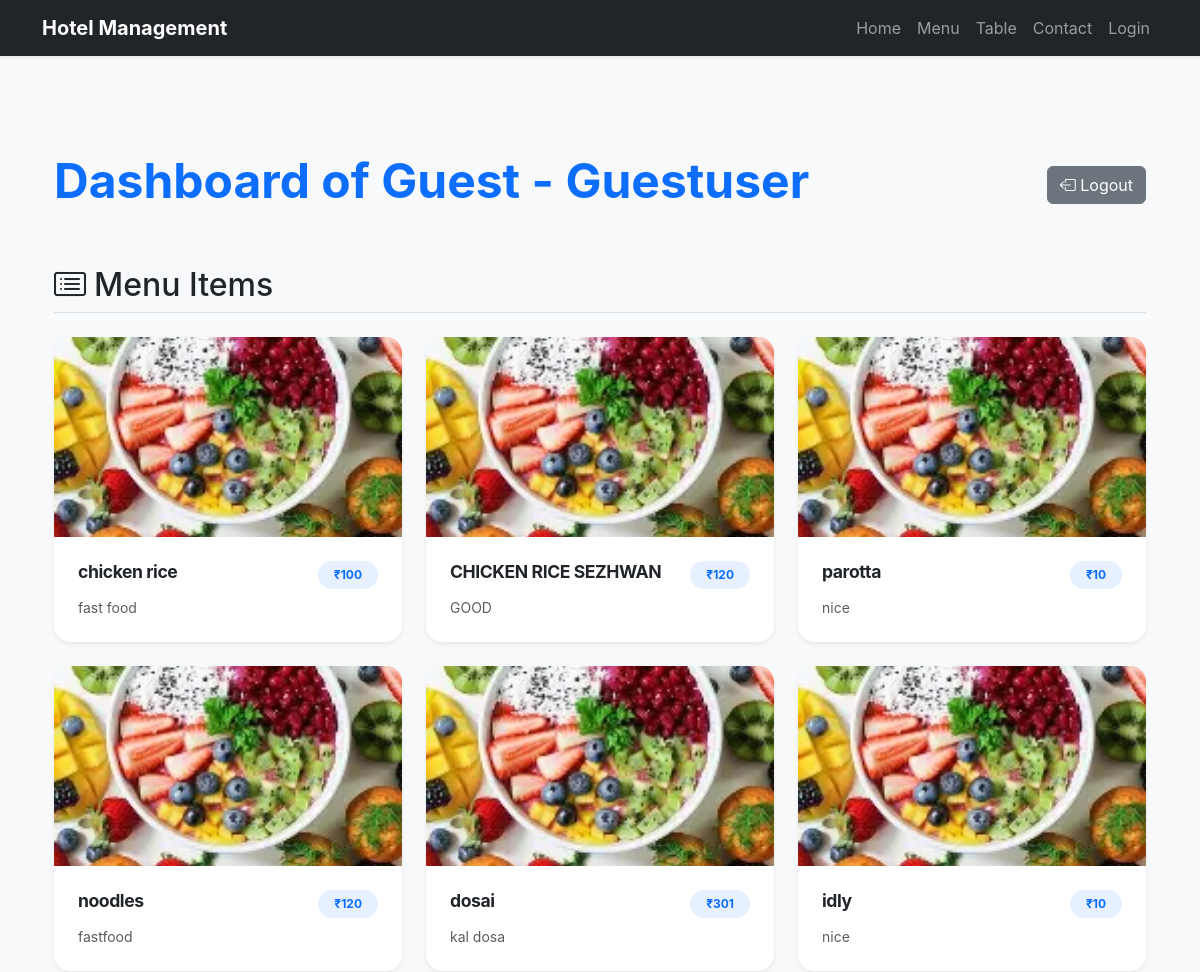
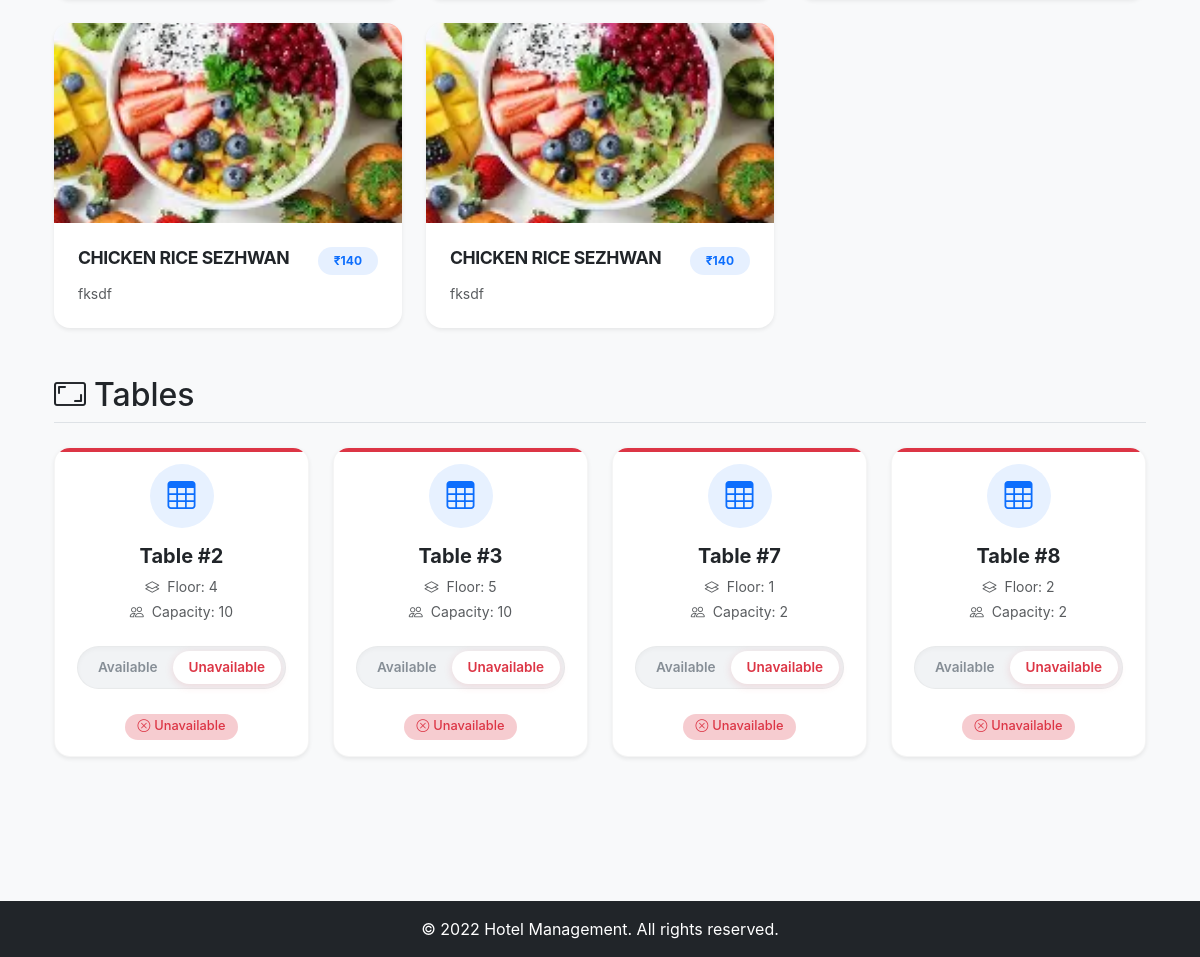
The page /accounts/ (signed in) on the database its author committed (2 pictures, top to bottom).
### accounts/models.py (models this page shows, shortened)
class CustomUser(AbstractUser):
    role_choice = (
        ('admin','admin'),
        ('kitchen_staff','kitchen_staff'),
        ('waiter','waiter'),
        ('guest','guest'),
    )
    username = None
    email = models.EmailField(unique=True)
    name = models.CharField(max_length=100)
    phone_no = models.IntegerField()
    role = models.CharField(max_length=100,choices=role_choice)
    USERNAME_FIELD = 'email'
    REQUIRED_FIELDS = ['name','phone_no']
    objects = CustomManager()

class Menu(models.Model):
    food_type_choice = (
        ('veg','veg'),
        ('non-veg','non-veg'),
    )
    food_category = (
        ('starters','starters'),
        ('main_course','main_course'),
        ('dessert','dessert'),
        ('side_dish','side_dish'),
        ('indian','indian'),
        ('chinese','chinese'),
        ('italian','italian'),
        ('japanese','japanese'),
    )
    name = models.CharField(max_length=100)
    price = models.IntegerField()
    description = models.TextField()
    images = models.ImageField(upload_to='menu_images/',null=True,blank=True,default='images/default.jpg')
    food_type = models.CharField(max_length=100,choices=food_type_choice,null=True,blank=True)
    food_category = models.CharField(max_length=100,choices=food_category,null=True,blank=True)

class TableLayout(models.Model):
    Location_choice = (
        ('Window_side','Window_side'),
        ('roof_top','roof_top'),
        ('indoor','indoor'),
        ('outdoor','outdoor'),
        ('suit_space','suit_space')
    )
    table_no = models.AutoField(primary_key=True)
    floor_no = models.IntegerField()
    Location = models.CharField(max_length=100,choices=Location_choice)
    capacity = models.IntegerField()
    available = models.BooleanField(default=True)

### accounts/views.py (the view)
# urls.py: path('',ManagementView,name='management'),
@login_required
def ManagementView(request):
    menus = Menu.objects.all()
    tables = TableLayout.objects.all()
    context = {
        'menus':menus,
        'tables':tables
    }
    return render(request,'accounts_home.html',context)

### accounts/templates/accounts_home.html (shortened to what this page needs)
{% extends 'base.html' %}
{% load static %}
{% block content %}
<link rel="stylesheet" href="{% static 'css/acccount_home_style.css' %}">
<div class="container py-5">
    <div class="d-flex justify-content-between align-items-center mb-5">
        <h1 class="display-5 fw-bold text-primary">Dashboard of {{user.role|title}} - {{user.name|title}}</h1>
        <div class="d-flex gap-2">
            <a href="{% url 'accounts:logout' %}" class="btn btn-secondary">
                <i class="bi bi-box-arrow-left"></i> Logout
            </a>
        </div>
    </div>
    <div id="menu-list" class="mb-5">
        <h2 class="border-bottom pb-2 mb-4"><i class="bi bi-card-list me-2"></i>Menu Items</h2>
        {% if menus %}
        <div class="row row-cols-1 row-cols-md-2 row-cols-lg-3 g-4">
            {% for i in menus %}
            <div class="col">
                <div class="card h-100 shadow-sm hover-shadow transition-all menu-card border-0">
                    {% if i.images %}
                    <div class="img-wrapper">
                        <img src="{{ i.images.url}}" class="card-img-top object-fit-cover" alt="{{ i.name }}" style="height: 200px;">
                    </div>
                    {% else %}
                    <div class="card-img-top bg-light d-flex align-items-center justify-content-center" style="height: 200px;">
                        <i class="bi bi-image text-muted fs-1"></i>
                    </div>
                    {% endif %}
                    <div class="card-body">
                        <div class="d-flex justify-content-between align-items-start mb-2">
                            <h5 class="card-title fw-bold mb-0 text-dark">{{ i.name }}</h5>
                            <span class="badge bg-primary bg-opacity-10 text-primary rounded-pill px-3 py-2">₹{{ i.price }}</span>
                        </div>
                        <p class="card-text text-muted small">{{ i.description|truncatechars:100 }}</p>
                    </div>
                </div>
            </div>
            {% endfor %}
        </div>
        {% else %}
        <div class="alert alert-info" role="alert">
            No menu items found. {% if user.role == 'admin' %}Click "Add Menu" to create one.{% endif %}
        </div>
        {% endif %}
    </div>
    <div id="table-list" class="mb-5">
        <h2 class="border-bottom pb-2 mb-4"><i class="bi bi-aspect-ratio me-2"></i>Tables</h2>
        {% if tables %}
        <div class="row row-cols-1 row-cols-md-3 row-cols-lg-4 g-4">
            {% for i in tables %}
            <div class="col">
                <div class="card h-100 shadow-sm text-center border-0 table-card {% if i.available %}available-card{% else %}unavailable-card{% endif %}">
                    <div class="card-body">
                        <div class="icon-wrapper mb-3 mx-auto">
                            <i class="bi bi-table display-6"></i>
                        </div>
                        <h5 class="card-title fw-bold">Table #{{ i.table_no }}</h5>
                        <ul class="list-unstyled text-muted mb-4 small">
                            <li class="mb-1"><i class="bi bi-layers me-2"></i>Floor: {{ i.floor_no }}</li>
                            <li><i class="bi bi-people me-2"></i>Capacity: {{ i.capacity }}</li>
                        </ul>
                        <div class="toggle-container">
                             <div class="btn-group btn-group-toggle status-toggle" role="group">
                                <button id="t_available" class="btn toggle-btn {% if i.available %}active{% endif %}" data-pk="{{i.pk}}">Available</button>
                                <button id="t_unavailable" class="btn toggle-btn {% if not i.available %}active{% endif %}" data-pk="{{i.pk}}">Unavailable</button>
                            </div>
                        </div>
                    </div>
                    <div class="card-footer bg-transparent border-0 pb-3">
                         <span class="status-indicator">
                            {% if i.available %}
                                <span class="badge bg-success bg-opacity-25 text-success rounded-pill"><i class="bi bi-check-circle me-1"></i>Available</span>
                            {% else %}
                                <span class="badge bg-danger bg-opacity-25 text-danger rounded-pill"><i class="bi bi-x-circle me-1"></i>Unavailable</span>
                            {% endif %}
                         </span>
                    </div>
                </div>
            </div>
            {% endfor %}
        </div>
        {% else %}
        <div class="alert alert-info" role="alert">
            No tables set up yet. {% if user.role == 'admin' %}Click "Add Table" to create one.{% endif %}
        </div>
        {% endif %}
    </div>
</div>
{% endblock %}

### static/css/acccount_home_style.css (style rules this page uses)
body { background-color: #f8f9fa; font-family: 'Inter', system-ui, -apple-system, sans-serif; }
.transition-all { transition: all 0.3s ease; }
.menu-card { border: none !important; border-radius: 16px !important; background: #ffffff; overflow: hidden; box-shadow: 0 4px 6px -1px rgba(0, 0, 0, 0.05), 0 2px 4px -1px rgba(0, 0, 0, 0.03); transition: all 0.3s cubic-bezier(0.4, 0, 0.2, 1) !important; }
.menu-card .img-wrapper { overflow: hidden; height: 200px; position: relative; }
.menu-card .card-img-top { height: 100% !important; width: 100%; object-fit: cover; transition: transform 0.5s ease; }
.menu-card .card-body { padding: 1.5rem; }
.menu-card .card-title { font-size: 1.1rem; letter-spacing: -0.025em; }
.table-card { border-radius: 16px !important; background: #ffffff; box-shadow: 0 4px 6px -1px rgba(0, 0, 0, 0.02); transition: all 0.3s ease; overflow: hidden; position: relative; border: 1px solid rgba(0, 0, 0, 0.04) !important; }
.table-card.unavailable-card::before { content: ""; position: absolute; top: 0; left: 0; width: 100%; height: 4px; background: #dc3545; }
.table-card .icon-wrapper { width: 64px; height: 64px; border-radius: 50%; background: #e7f1ff; color: #0d6efd; display: flex; align-items: center; justify-content: center; margin-bottom: 1rem; }
.table-card .display-6 { font-size: 1.75rem; }
.toggle-container { margin-top: 1rem; display: flex; justify-content: center; }
.status-toggle { background-color: #f1f3f5; border-radius: 50px; padding: 4px; display: inline-flex; position: relative; box-shadow: inset 0 2px 4px rgba(0, 0, 0, 0.03); border: 1px solid rgba(0, 0, 0, 0.04); }
.toggle-btn { border: none; background: transparent; color: #868e96; font-size: 0.85rem; font-weight: 600; padding: 6px 16px; border-radius: 50px !important; transition: all 0.3s cubic-bezier(0.4, 0, 0.2, 1); position: relative; z-index: 1; white-space: nowrap; }
#t_unavailable.active { background-color: #ffffff; color: #dc3545; box-shadow: 0 2px 8px rgba(220, 53, 69, 0.15); }
.status-indicator .badge { font-weight: 500; font-size: 0.8rem; padding: 0.5em 1em; }

### rows shown on the page
CustomUser: role "Guest", name "Guestuser"
Menu: images (placeholder picture), name "chicken rice", price "100", description "fast food"
Menu: images (placeholder picture), name "CHICKEN RICE SEZHWAN", price "120", description "GOOD"
Menu: images (placeholder picture), name "parotta", price "10", description "nice"
Menu: images (placeholder picture), name "noodles", price "120", description "fastfood"
Menu: images (placeholder picture), name "dosai", price "301", description "kal dosa"
Menu: images (placeholder picture), name "idly", price "10", description "nice"
Menu: images (placeholder picture), name "CHICKEN RICE SEZHWAN", price "140", description "fksdf"
Menu: images (placeholder picture), name "CHICKEN RICE SEZHWAN", price "140", description "fksdf"
TableLayout: table_no "2", floor_no "4", capacity "10", available False (drawn)
TableLayout: table_no "3", floor_no "5", capacity "10", available False (drawn)
TableLayout: table_no "7", floor_no "1", capacity "2", available False (drawn)
TableLayout: table_no "8", floor_no "2", capacity "2", available False (drawn)
